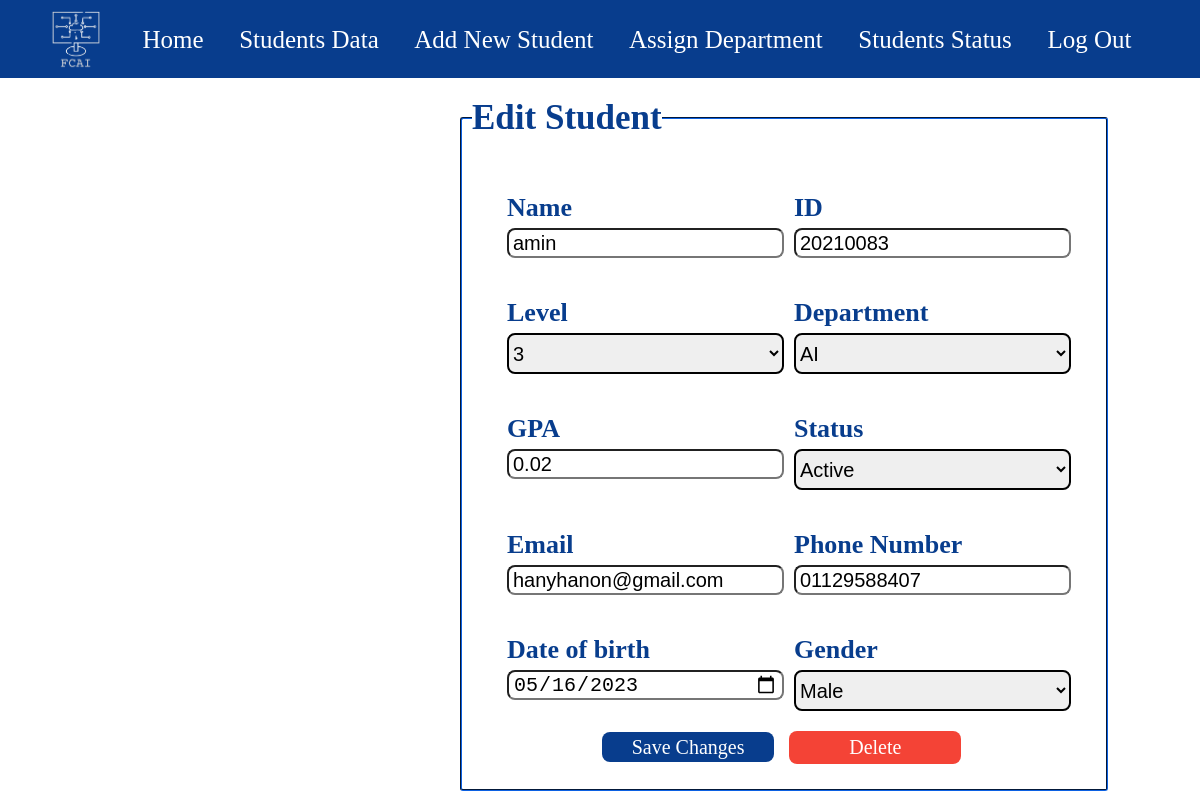
The page /StudentsData/Edit/20210083 on the database its author committed.
### students/models.py (models this page shows)
class Student(models.Model):
    levels = (
        (1,1),
        (2,2),
        (3,3),
        (4,4),
    )
    departments = (
        ('General','General'),
        ('IS','IS'),
        ('CS','CS'),
        ('IT','IT'),
        ('AI','AI'),
        ('DS','DS'),
    )
    Name = models.CharField(max_length=255 , null = True)
    ID = models.IntegerField(primary_key=True)
    Level = models.IntegerField(null=True , choices=levels)
    Department = models.CharField(max_length=10,default="General",choices=departments)
    GPA = models.DecimalField(max_digits = 3,decimal_places=2,default=0)
    Status = models.CharField(max_length=8,null=True)
    Email = models.CharField(max_length=50,null=True)
    Phone = models.CharField(max_length=11,null=True)
    BirthDate = models.DateField(null=True)
    Gender = models.CharField(max_length=10,null=True,choices=(('Male', 'Male'), ('Female', 'Female')))

### students/views.py (the view, shortened to what this page needs)
# urls.py: path('StudentsData/Edit/<int:id>', views.editPage, name = 'editPage'),
def editPage(request, id):
    student = Student.objects.get(ID=id)
    return render(request , 'studentAffairs/Edit.html' , {'student' : student})

### students/templates/studentAffairs/Edit.html (shortened to what this page needs)
{% extends 'base.html' %}
{% load static %}
{% block content %}
<!DOCTYPE html>
<html lang="en">
<head>
</head>
<body>
    <fieldset id="addStudentField">
        <legend id="addStdLegend">
            Edit Student
        </legend>
        <form id="formContainer" method="POST">
            <div id="inputGroup">
                <div id="nameDiv">
                    <label for="name-field">Name</label>
                    <input type="text" id="name-field" name="name-field" required placeholder="Enter student name" value = "{{student.Name}}">
                </div>
                <div id="idDiv">
                    <label for="id-field">ID</label>
                    <input type="text" id="id-field" name="id" required placeholder="Enter student ID" value = "{{ student.ID }}" pattern="\d+">
                </div>
            </div>
            <div id="inputGroup">
                <div id="levelDiv">
                    <label for="level-field">Level</label>
                    <select name="stdLevel" id="level-field" onchange="return depart()">
                        <option value=3 {% if student.Level == 3 %}selected{% endif %}>3</option>
                    </select>
                </div>
                <div id="departmentDiv">
                    <label for="department-field">Department</label>
                    <select name="department" id="department-field" default="General" value="General" {% if student.Level < '3' %} disabled{% endif %}>
                        <option value="AI" {% if student.Department == 'AI' %}selected{% endif %}>AI</option>
                    </select>
                </div>
            </div>
            <div id="inputGroup">
                <div id="GPADiv">
                    <label for="gpa-field">GPA</label>
                    <input type="number" min="0" max="4" step="0.01" id="gpa-field" name="GPA" placeholder="Enter student GPA" value = "{{ student.GPA }}">
                </div>
                <div id="statusDiv">
                    <label for="status-field">Status</label>
                    <select name="Status" id="status-field" value="Active">
                        <option value="Active" {% if student.Status == 'Active' %}selected{% endif %}>Active</option>
                    </select>
                </div>
            </div>
            <div id="inputGroup">
                <div id="emailDiv">
                    <label for="email-field">Email</label>
                    <input type="email" id="email-field" name="email" required placeholder="Enter student email" value = "{{ student.Email }}">
                </div>
                <div id="phoneDiv">
                    <label for="phone-field">Phone Number</label>
                    <input type="text" id="phone-field" name="phone" required placeholder="Enter student phone" value = "{{ student.Phone }}" pattern = '\d+'>
                </div>
            </div>
            <div id="inputGroup">
                <div id="dobDiv">
                    <label for="studentBD">Date of birth</label>
                    <input type="date" id="dob-field" name="date" required value="{{ student.BirthDate|date:'Y-m-d' }}">
                </div>
                <div id="genderDiv">
                    <label for="studentGender">Gender</label>
                    <select name="Gender" id="gender-field" value="Male">
                        <option value="Male" {% if student.Gender == 'Male' %}selected{% endif %}>Male</option>
                    </select>
                </div>
            </div>
            <class id="both">
                <div id="subButton">
                    <input type="submit" id="submitStudent" value="Save Changes">
                </div>
                <div id="del">
                    <button id="DeleteButton" onclick="document.getElementById('id01').style.display='block'">Delete</button>
                </div>
            </class>
        </form>
    </fieldset>
</body>
</html>
{% endblock content %}

### students/static/css/style.css (style rules this page uses)
* { margin: 0; padding: 0; font-size: 20px; }
input[type="submit"] { width: 4%; border-radius: 8px; font-family: "Times New Roman", Times, serif; }
fieldset { border-color: #083d8d; margin-left: 12px; margin-right: 8px; }
legend { color: #083d8d; font-size: 29px; }
::placeholder { font-size: 16px; }
#addStudentField { width: auto; display: block; font-size: 29px; position: absolute; }
#submitReset,#submitDepChange,#submitStudent { border-radius: 8px; background-color: #083d8d; color: #fff; padding: 5px; border: 20px; font-size: 16px; width: 4%; font-family: "Times New Roman", Times, serif; }
#formContainer { margin-top: 10px; margin-left: auto; margin-right: auto; margin-bottom: auto; align-items: center; justify-content: center; padding: 25px 30px; }
#inputGroup { display: flex; text-align: left; justify-content: center; }
#inputGroup div { flex: 1; flex-direction: column; display: flex; margin: 20px 5px; }
#formContainer input, #formContainer select { font-size: 20px; border-radius: 8px; height: 30px; outline: 0; }
#formContainer label { font-size: 26px; font-weight: bold; color: #083d8d; text-align: left; margin-bottom: 5px; }
#addStudentField { margin-top: 20px; margin-left: 23rem; margin-right: 23rem; padding-left: 10px; background-color: white; border-radius: 3px; align-items: center; justify-content: center; }
#addStudentField input { padding: 4px; }
#addStudentField select { height: 41px; border: 2px solid #000; outline: 0; }
#addStdLegend { font-size: 35px; font-weight: bold; }
#both { margin-left: 100px; }
#subButton { display: inline; margin-right: 10px; }
#submitStudent { outline: none; font-family: "Times New Roman", Times, serif; width: 30%; border-radius: 8px; padding: 5px; border: 20px; font-size: 20px; }
#del { display: inline; }
#DeleteButton { color: white; border: 1px solid #f44336; outline: none; background-color: #f44336; font-family: "Times New Roman", Times, serif; width: 30%; border-radius: 8px; padding: 5px; border: 20px; font-size: 20px; }

### rows shown on the page
Student: name-field "amin", id "20210083", stdLevel "3", department "AI", GPA "0.02", Status "Active", email "hanyhanon@gmail.com", phone "01129588407", date "05/16/2023", Gender "Male"
